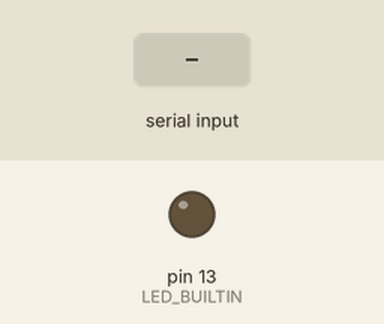
Recording of a sketch running on a simulated Arduino Uno, built with avr-gcc and run on an emulated ATmega328P. Shown: output pins drawn as LEDs (lit = HIGH). The test bench sets the inputs (shaded band). What the sketch prints to the serial monitor is not drawn.

Above: at 1.2 s.
1.3 s: byte 30 received over Serial
At 1.4 s:
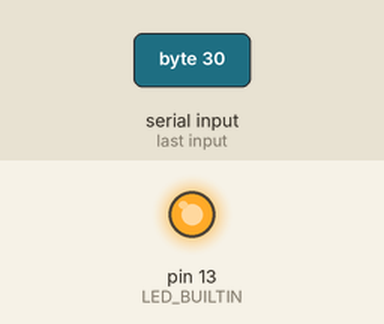
3.0 s: byte 90 received over Serial
At 3.6 s:
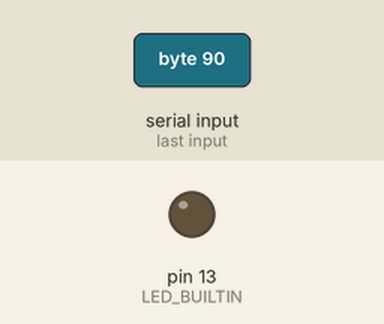
4.7 s: byte 120 received over Serial
At 4.8 s:
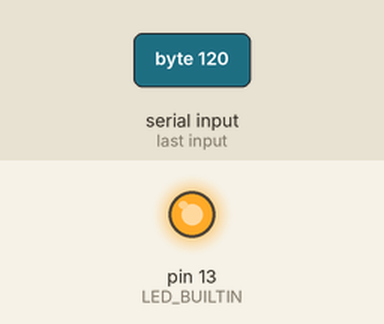
Timing chart, 0 to 7.7 s (numbered marks = the images above; inputs shaded):
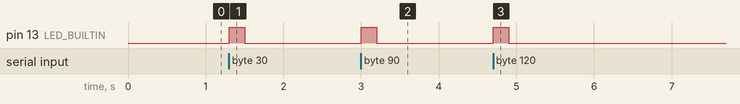

The sketch:

HandShakeSerial.ino
```cpp
/* Simple Serial sender program to 'handshake' Arduino and RPi.
 *  RPi side of things is going to be controlled by Python
 *  See XXX.py code
 *  I only modified the original code available here:
 *  https://learn.sparkfun.com/tutorials/connecting-arduino-to-processing
 */

char HandShakeToken;
// JU 18/01/2019: Replaced by the default 'LED_BUILTIN', so don't have to worry about which pin is on each board
// int BUILTIN_LED_PIN = 13;
boolean LED_STATE = HIGH;
boolean NewData = true;

void setup() {
  //initialize serial communications at a 9600 baud rate
  Serial.begin(9600);
  pinMode(LED_BUILTIN, OUTPUT);
  while (!Serial) {
    LED_STATE = !LED_STATE; //flip LED_STATE
    digitalWrite(LED_BUILTIN, LED_STATE);
    delay(100);
  }
}

void loop()
{
  recvOneChar();
  sendBackOneChar();
}

void recvOneChar()
{

  if (Serial.available()) {
    HandShakeToken = Serial.read();
    LED_STATE = !LED_STATE; //flip LED_STATE
    digitalWrite(LED_BUILTIN, LED_STATE);
    NewData = true;
    delay(200);
  }
}

void sendBackOneChar()
{
  if (NewData == true) {
    Serial.print(HandShakeToken);
    LED_STATE = !LED_STATE; //flip LED_STATE
    digitalWrite(LED_BUILTIN, LED_STATE);
    Serial.flush();
    NewData = false;
  }
}
```

Measured:
- after the input at 1.3 s, pin 13 (LED_BUILTIN): LOW → HIGH at once, → LOW 0.20 s later
- after the input at 3.0 s, pin 13 (LED_BUILTIN): LOW → HIGH at once, → LOW 0.20 s later
- after the input at 4.7 s, pin 13 (LED_BUILTIN): LOW → HIGH at once, → LOW 0.20 s later
